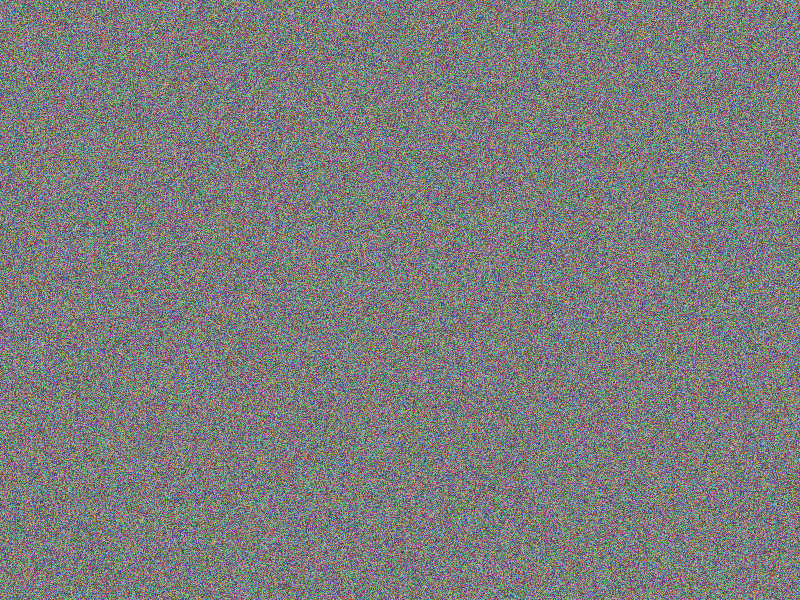
#> input picture blind_watermark/test_wm.png, 800 x 600 px
$ python -i bench_spread_v2.py   (imports and definitions only)
#> lines starting #> are read from the running program, lines starting #| are printed output that depends on the picture
### blind_watermark/mlwm/codec.py
from __future__ import annotations

import hashlib
import struct
import zlib
from dataclasses import dataclass
from typing import Any

import numpy as np
import reedsolo

FRAME_VERSION = 1
ENGINE_NEURAL_ID = 1
MAX_TEXT_BYTES = 16
FRAME_BYTES = 24
RS_NSYM = 8
ENCODED_BYTES = FRAME_BYTES + RS_NSYM
PAYLOAD_BITS = ENCODED_BYTES * 8
WHITENING_SEED = 0x4d4c574d
KEYED_PROTOCOL = 'keyed-v2'


@dataclass
class PayloadEnvelope:
  text: str
  text_bytes: bytes
  frame: bytes
  encoded: bytes
  bits: np.ndarray
  flags: int = 0
  protocol: str = KEYED_PROTOCOL
  password_protected: bool = False


def _whitening_mask() -> np.ndarray:
  rng = np.random.default_rng(WHITENING_SEED)
  return rng.integers(0, 2, PAYLOAD_BITS, dtype=np.uint8).astype(np.float32)


_PAYLOAD_WHITENING_MASK = _whitening_mask()


# [17 lines left out: functions _normalize_password, _password_mask, not called in this run]


def _rs_codec() -> reedsolo.RSCodec:
  return reedsolo.RSCodec(RS_NSYM)


# [27 lines left out: functions bytes_to_bits, bits_to_bytes, whiten_payload_bits, not called in this run]


def unwhiten_payload_bits(bits: np.ndarray | list[float] | list[int]) -> np.ndarray:
  return whiten_payload_bits(bits)


# [6 lines left out: function key_payload_bits, not called in this run]


def unkey_payload_bits(bits: np.ndarray | list[float] | list[int], password: int | None = None) -> np.ndarray:
  return key_payload_bits(bits, password)


# [99 lines left out: functions unkey_payload_logits, build_frame, encode_frame, encode_text_payload, decode_frame, decode_payload_bits and 1 more, not called in this run]

### blind_watermark/mlwm/bench_spread_v2.py
from __future__ import annotations

import argparse
import csv
import glob
import json
import os
import time
from pathlib import Path
from typing import Any

import cv2

from .metrics import psnr, ssim
from .spread_v2 import decode_bgr, embed_bgr, fingerprint_hex


def _jpeg_roundtrip(image, quality: int):
  ok, buf = cv2.imencode('.jpg', image, [int(cv2.IMWRITE_JPEG_QUALITY), quality])
  if not ok:
    raise ValueError('JPEG encode failed')
  return cv2.imdecode(buf, cv2.IMREAD_COLOR)


def _attacks(image) -> dict[str, Any]:
  h, w = image.shape[:2]
  attacks = {
    'clean': image,
    'png_roundtrip': cv2.imdecode(cv2.imencode('.png', image)[1], cv2.IMREAD_COLOR),
  }
  for quality in [95, 90, 85, 80, 75]:
    attacks[f'jpeg{quality}'] = _jpeg_roundtrip(image, quality)
  for scale in [0.75, 0.5]:
    small = cv2.resize(image, (max(1, int(w * scale)), max(1, int(h * scale))), interpolation=cv2.INTER_AREA)
    attacks[f'resize{scale:g}'] = cv2.resize(small, (w, h), interpolation=cv2.INTER_CUBIC)
  attacks['mild_blur'] = cv2.GaussianBlur(image, (3, 3), 0.55)
  crop = image[int(h * 0.05):int(h * 0.95), int(w * 0.05):int(w * 0.95)]
  attacks['crop90'] = cv2.resize(crop, (w, h), interpolation=cv2.INTER_CUBIC)
  return attacks


# [131 lines left out: functions _image_paths, run, main, not called in this run]


# [2 lines not run here, left out]

>>> import cv2
>>> picture = cv2.imread('../test_wm.png')
#> picture is the input picture: shape (600, 800, 3); mean B, G, R 124.6, 124.6, 124.5
>>> result = _attacks(picture)
#> in _jpeg_roundtrip, `return cv2.imdecode(buf, cv2.IMREAD_COLOR)`:
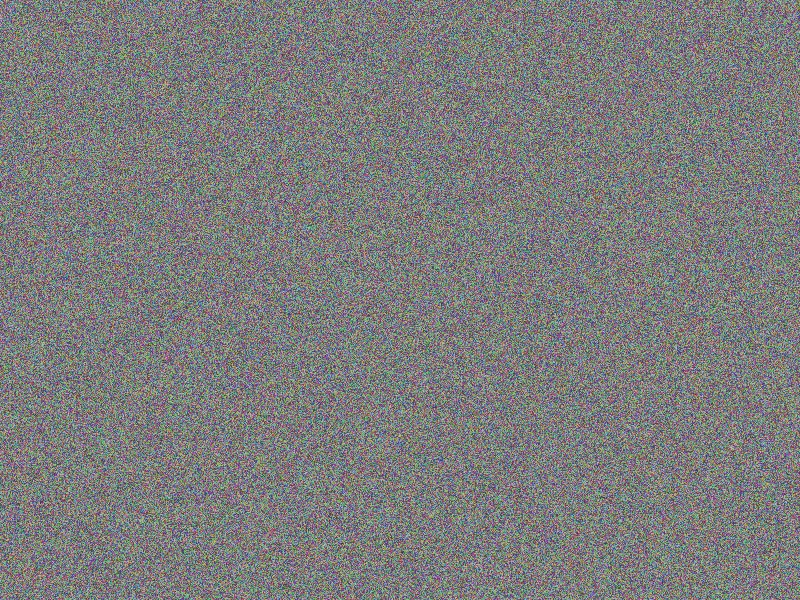
#> returned value: shape (600, 800, 3); mean B, G, R 124.6, 124.6, 124.5
#> the loop in _attacks, `for scale in [0.75, 0.5]:` made 2 passes
#> scale on passes 1 to 2: 0.75, 0.5
#> pass 1, in _attacks, `small = cv2.resize(image, (max(1, int(w * scale)), max(1, int(h * scal..`:
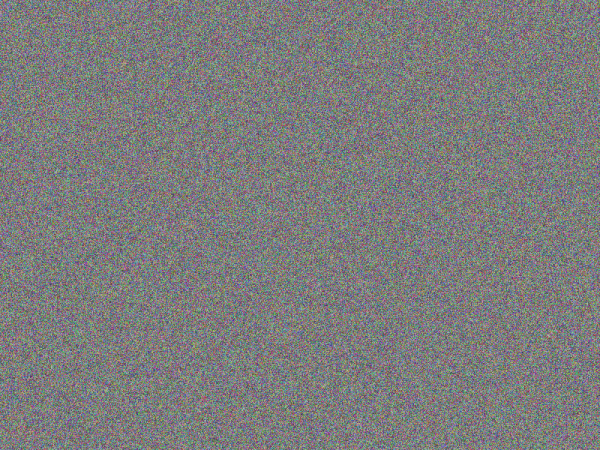
#> small: shape (450, 600, 3); mean B, G, R 124.6, 124.6, 124.5
#> pass 2, in _attacks, `small = cv2.resize(image, (max(1, int(w * scale)), max(1, int(h * scal..`:
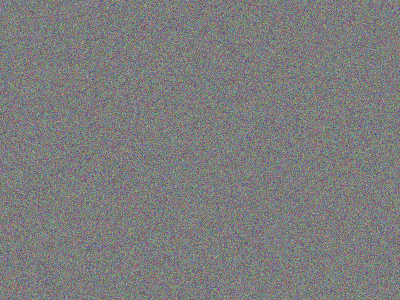
#> small: shape (300, 400, 3); mean B, G, R 124.7, 124.7, 124.6
#> after the loop in _attacks, `for scale in [0.75, 0.5]:`: attacks = 9 items
#> in _attacks, `crop = image[int(h * 0.05):int(h * 0.95), int(w * 0.05):int(w * 0.95)]`:
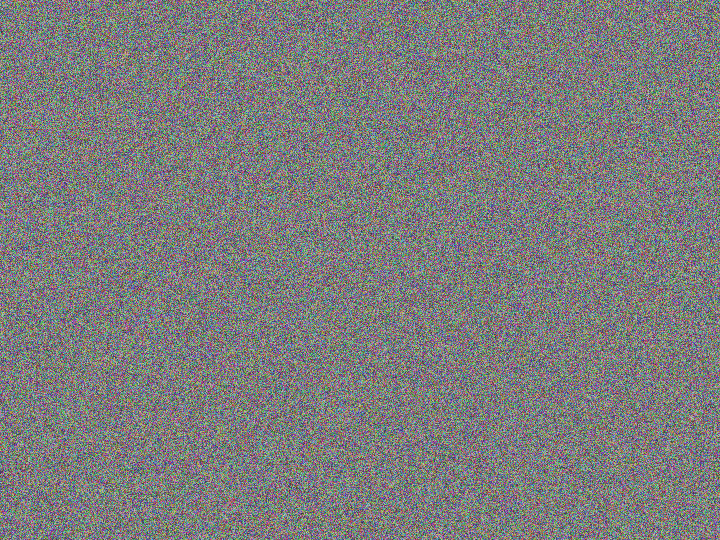
#> crop: shape (540, 720, 3); mean B, G, R 124.5, 124.6, 124.4
#> result = 11 items
